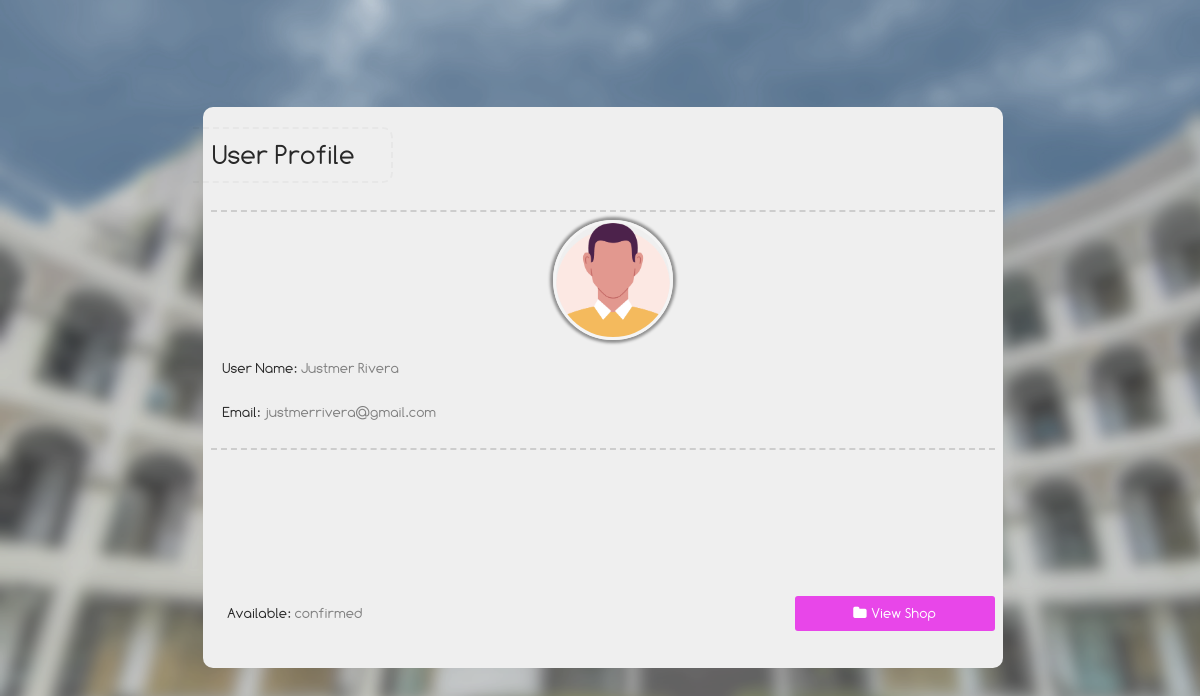
Page /user_profile?u_id=1 (signed in) on the committed database.
### website/models.py (models this page shows, shortened)
class Users(db.Model, UserMixin):
    user_id = db.Column(db.Integer, primary_key=True)
    username = db.Column(db.String(50))
    email = db.Column(db.String(150), unique=True)
    password = db.Column(db.String(150))
    status = db.Column(db.String(50))
    avatar = db.Column(db.String(50))
    type = db.Column(db.Integer, db.ForeignKey('user_type.type_id'))
    misc = db.Column(db.String(1024))
    date = db.Column(db.DateTime(timezone=True), default=manila_time)

### website/user_control.py (the view)
@user_control.route('/user_profile', methods=['GET', 'POST'])
@login_required
def show_user_profile():
    user_id = request.args.get('u_id')
    if user_id is None:
        user_id = ''
    user = Users.query.filter_by(user_id=user_id).first()
    if user:
        return render_template("profile.html", user=user, page='user_profile')
    else:
        flash("User not Found!", category='warning')
        return redirect(url_for('views.home'))

### website/templates/profile.html (shortened to what this page needs)
{% extends "base_headless.html" %}
{% block extra_css %}
<link id='maine' rel="stylesheet" href="{{ url_for('static', filename='css/profile_page.css') }}">
{% endblock %}
{% block contents %}
<div class="profile_page_main_con">
{% if page == 'user_profile' %}
	<div class="profile_page_con primary_background primary_color " style=''>
		<div class="profile_title">
			<div>User Profile</div>
		</div>
		<hr class='line_2'>
		<div class="profile_details">
			<div class='avatar_con'> <img class='avatar_' src="{{ url_for('static', filename='images/'+user.avatar+'.png') }}" /></div>
		</div>
		<div class="profile_details">
			<p><span>User Name: </span> <span class="grayed_out" id="username">{{ user.username }}</span></p>
			<p><span>Email: </span> <span class="grayed_out">{{ user.email }}</span></p>
		</div>
			<hr class='line_2'>
	<div class="pro_button_kon">
	</div>
	<div class="pro_button_kon">
			<div class="profile_details">
						<p><span>Available: </span> <span class="grayed_out">{{ user.status }} </span></p>
			</div>
		<div class="pro_button_ gal_button" onclick="go_to('/user_gallery?profile_id={{ user.id }}')">
			<span class="fa fa-folder"></span> <span>View Shop</span>
		</div>
	</div>
	</div>
{% endif %}
</div>
{% endblock %}

### website/static/css/main.css (style rules this page uses)
body { margin:0; font-family:Comfortaa; min-height:100%; padding:0px; color:white; }
.line_2 { width:98%; border:none; border-bottom:dashed rgba(70,70,70,0.2) 2px; }

### website/static/css/typography.css (style rules this page uses)
body, html { font-family:Gotham Rounded; }

### website/static/css/profile_page.css (style rules this page uses)
.profile_page_main_con { box-sizing:border-box; width:100%; height:auto; min-height:100vh; position:relative; background:rgba(230,230,230,0.2); padding:20px; padding-left:25px; padding-bottom:45px; display:flex; justify-content:center; flex-direction:column; align-items:center; font-family:Comfortaa; }
.profile_page_main_con > * { box-sizing:border-box; }
#main_body { background-color:var(--primary_background_darker); background-image:var(--bg_src); background-size:cover; background-attachment:fixed; transition:0.2s; -webkit-transition:0.2s; }
.profile_page_con { width:100%; max-width:800px; min-height:300px; border-right: 25px solid rgba(0,20,210,1); border-radius:10px; display:flex; align-items:center; justify-content:center; flex-direction:column; position:relative; }
.pro_button_kon { box-sizing:border-box; width:100%; display:flex; padding:5px; justify-content:left; align-items:center; min-height:100px; }
.pro_button_ { width:100%; max-width:200px; height:35px; margin:3px; border-radius:3px; display:flex; font-size:0.9em; gap:5px; align-items:center; justify-content:center; padding:5px; text-align:center; color:white; cursor:pointer; user-select:none; flex-direction:row; -webkit-transition:0.3s; transition:0.3s; }
.grayed_out { color:gray; }
.gal_button { background:rgba(232,70,233,1); }
.profile_title { width:100%; min-height:35px; box-sizing:border-box; margin-top:30px; margin-bottom:30px; position:relative; top:0; left:0; right:0; display:flex; align-items:center; padding-left:20px; font-size:1.7em; }
.profile_title > div { width:100%; color:var(--primary_color); max-width:200px; padding:10px; position:absolute; left:0; border-radius:0px 10px 10px 0px; border:2px dashed rgba(0,0,0,0.03) ; border-left:0px; padding-left:20px; transform:translateX(-10px); }
.profile_details { width:100%; min-height:100px; box-sizing:border-box; position:relative; bottom:0; left:0; right:0; display:flex; flex-direction:column; justify-content:center; align-items:left; padding-left:20px; font-size:0.9em; }
.line_2 { width:98%; border:none; border-bottom:dashed rgba(70,70,70,0.2) 2px; }
.avatar_con { width:120px; height:120px; overflow:hidden; box-sizing:border-box; border:solid rgba(245,245,245,1) 3px; box-shadow:0px 0px 3px 3px rgba(0,0,0,0.4); border-radius:100%; margin:0px auto; }
.avatar_ { width:100%; box-sizing:border-box; height:auto; }

### website/static/css/loader.css (style rules this page uses)
* { box-sizing:border-box; }

### website/static/css/coloring.css (style rules this page uses)
:root { --primary_background: #efefef; --primary_background_faded: #efefef35; --primary_background_darker: #e3e3e3; --primary_color: rgba(40,40,40,1); --primary_color_faded: rgba(40,40,40,0.6); --primary_color_invert: rgba(254,254,255,1); --secondary_color: #86b7fe; --secondary_color_faded: #86b7fe88; --secondary_color_darker: #19237b; --third_color_faded: rgba(24,24,24,0.30); --third_much_faded: rgba(24,24,24,0.05); --secondary_background: #202d9d; --accent_color:#D6BC3D; --error_color: #e91e63; --secondary_color_faded1: #ffbe4560; --secondary_color_faded2: #61ff5c60; --failed_color_faded: #e91e63a0; --bg_src: url('../images/bg_2.png'); }
.primary_color::placeholder { color: var(--primary_color); opacity: 0.6; }
.primary_color { color: var(--primary_color)!important; }
.primary_background { background-color:var(--primary_background); }
.profile_page_con { border-right:var(--secondary_background); }

### rows in the picture
Users: avatar (picture), username "Justmer Rivera", email "justmerrivera@gmail.com", status "confirmed"
